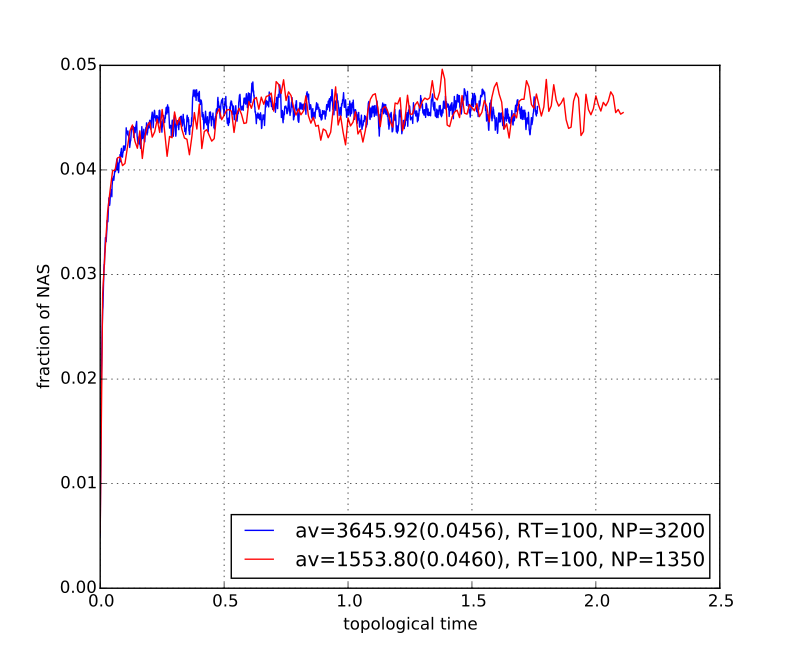

The Python source for this figure:

from numpy import *
import matplotlib.pyplot as plt
from matplotlib.font_manager import FontProperties
fp = FontProperties()
fp.set_size('x-small')

file_list = ['NP3200_LD20P3_C100_SF15_RT100.NAS',
             'NP1350_LD15P3_C100_SF15_RT100.NAS']

dat_3200 = loadtxt(file_list[0])
Ntot_3200 = 3200*25.
dat_1350 = loadtxt(file_list[1])
Ntot_1350 = 1350*25.

# RT = [100., 100.]
# Nf = size(file_list)
# dat = []
# for fn in file_list:
#     dat.append(loadtxt(fn))

# Ntot = 1350*25.
# av = zeros(Nf)
# for i in range(Nf):
#     dat[i][:, 0] -= dat[i][0, 0]
#     Ni = shape(dat[i])[0]
#     av[i] = mean(dat[i][Ni/2:,1])

csel = ['blue', 'cyan', 'red', 'purple', 'green', 'brown', 'black']



# plt.clf()
# ref_line = asarray([[0, mean(av[:3])],
#                     [1000, mean(av[:3])]])
                     
# plt.plot(RT, av, 'bo-', markerfacecolor='white', markeredgecolor='blue', label = 'NAS vs Rt')
# plt.plot(ref_line[:,0], ref_line[:,1], 'k-', label= 'ref line, %4.2f(%6.4f)'%(mean(av[:3]), mean(av[:3])/Ntot))
# plt.axis([0, 1000, 1500, 2000])
# plt.xticks(RT)
# plt.grid()
# plt.legend(loc = 'upper right', numpoints=1)
# plt.xlabel('Rational Number, topological time step/Brownian time step')
# plt.ylabel('NAS')
# plt.show()

plt.clf()
plt.ion()
dat_3200[:,0] -= dat_3200[0,0]
dat_1350[:,0] -= dat_1350[0,0]

# dt = 0.001
# Nw = 1000
# tb = dt*Nw
tb_3200 = 100*0.001
tb_1350 = 1000*0.001
# ax = plt.subplot(111)

# for i in range(Nf):
#     ax.plot(dat[i][:,0]*tb/RT[i], dat[i][:,1], '-', color=csel[i], label='av=%4.2f(%6.4f), RT=%d'%(av[i], av[i]/float(Ntot), RT[i]))
plt.plot(dat_3200[:,0]*tb/100., dat_3200[:,1]/Ntot_3200, 'b-', label='av=%4.2f(%6.4f), RT=%d, NP=%d'%(mean(dat_3200[shape(dat_3200)[0]/2:,1]), mean(dat_3200[shape(dat_3200)[0]/2:,1])/Ntot_3200, 100, 3200))
plt.plot(dat_1350[:,0]*tb/100., dat_1350[:,1]/Ntot_1350, 'r-', label='av=%4.2f(%6.4f), RT=%d, NP=%d'%(mean(dat_1350[shape(dat_1350)[0]/2:,1]), mean(dat_1350[shape(dat_1350)[0]/2:,1])/Ntot_1350, 100, 1350))
plt.legend(loc = 'lower right')
# plt.axis([0, 3, 0, 2000])
plt.xlabel('topological time')
plt.ylabel('fraction of NAS')
plt.grid()
plt.show()
